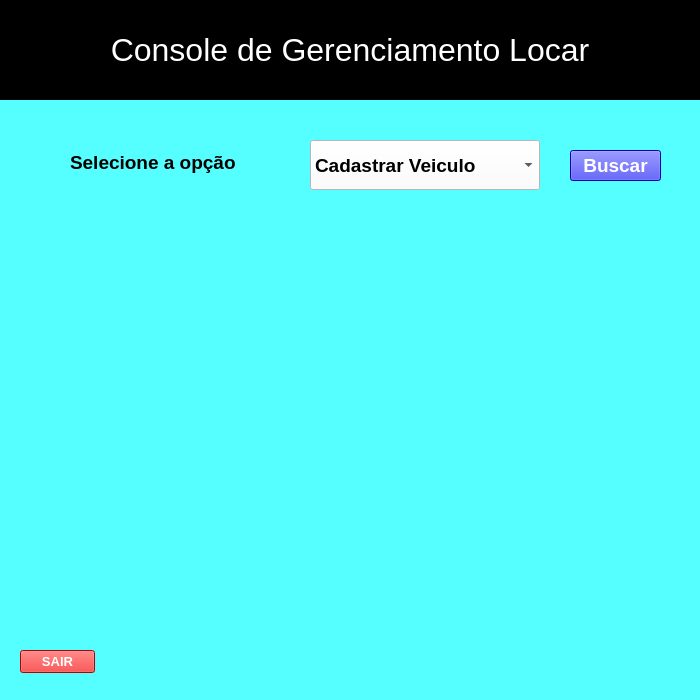
<?xml version="1.0" encoding="UTF-8"?>
<ui version="4.0">
 <class>Locar</class>
 <widget class="QMainWindow" name="Locar">
  <property name="geometry">
   <rect>
    <x>0</x>
    <y>0</y>
    <width>700</width>
    <height>700</height>
   </rect>
  </property>
  <property name="minimumSize">
   <size>
    <width>700</width>
    <height>700</height>
   </size>
  </property>
  <property name="maximumSize">
   <size>
    <width>700</width>
    <height>700</height>
   </size>
  </property>
  <property name="windowTitle">
   <string>Locar</string>
  </property>
  <property name="styleSheet">
   <string notr="true">background-color: rgb(255, 255, 255);
background-color: rgb(85, 255, 255);
</string>
  </property>
  <widget class="QWidget" name="centralwidget">
   <widget class="QLabel" name="subtitulo_console">
    <property name="geometry">
     <rect>
      <x>0</x>
      <y>0</y>
      <width>700</width>
      <height>100</height>
     </rect>
    </property>
    <property name="sizePolicy">
     <sizepolicy hsizetype="Preferred" vsizetype="Preferred">
      <horstretch>0</horstretch>
      <verstretch>0</verstretch>
     </sizepolicy>
    </property>
    <property name="minimumSize">
     <size>
      <width>700</width>
      <height>100</height>
     </size>
    </property>
    <property name="maximumSize">
     <size>
      <width>700</width>
      <height>100</height>
     </size>
    </property>
    <property name="font">
     <font>
      <pointsize>24</pointsize>
     </font>
    </property>
    <property name="styleSheet">
     <string notr="true">background-color: rgb(0, 0, 0);
color: rgb(255, 255, 255);</string>
    </property>
    <property name="lineWidth">
     <number>8</number>
    </property>
    <property name="midLineWidth">
     <number>5</number>
    </property>
    <property name="text">
     <string>Console de Gerenciamento Locar</string>
    </property>
    <property name="textFormat">
     <enum>Qt::PlainText</enum>
    </property>
    <property name="scaledContents">
     <bool>false</bool>
    </property>
    <property name="alignment">
     <set>Qt::AlignCenter</set>
    </property>
   </widget>
   <widget class="QComboBox" name="opcoes_combo_box">
    <property name="geometry">
     <rect>
      <x>310</x>
      <y>140</y>
      <width>230</width>
      <height>50</height>
     </rect>
    </property>
    <property name="minimumSize">
     <size>
      <width>230</width>
      <height>50</height>
     </size>
    </property>
    <property name="maximumSize">
     <size>
      <width>230</width>
      <height>50</height>
     </size>
    </property>
    <property name="font">
     <font>
      <pointsize>14</pointsize>
      <weight>75</weight>
      <bold>true</bold>
     </font>
    </property>
    <property name="layoutDirection">
     <enum>Qt::LeftToRight</enum>
    </property>
    <property name="autoFillBackground">
     <bool>false</bool>
    </property>
    <property name="styleSheet">
     <string notr="true">background-color: rgb(255, 255, 255);</string>
    </property>
    <item>
     <property name="text">
      <string>Cadastrar Veiculo</string>
     </property>
    </item>
    <item>
     <property name="text">
      <string>Cadastrar Reserva</string>
     </property>
    </item>
    <item>
     <property name="text">
      <string>Cadastrar Cliente</string>
     </property>
    </item>
    <item>
     <property name="text">
      <string>Consultar Veiculo</string>
     </property>
    </item>
    <item>
     <property name="text">
      <string>Consultar Reserva</string>
     </property>
    </item>
    <item>
     <property name="text">
      <string>Consultar Cliente</string>
     </property>
    </item>
   </widget>
   <widget class="QPushButton" name="pushButton">
    <property name="geometry">
     <rect>
      <x>570</x>
      <y>150</y>
      <width>91</width>
      <height>31</height>
     </rect>
    </property>
    <property name="font">
     <font>
      <pointsize>14</pointsize>
      <weight>75</weight>
      <bold>true</bold>
     </font>
    </property>
    <property name="styleSheet">
     <string notr="true">background-color: rgb(0, 0, 255);
color: rgb(255, 255, 255);</string>
    </property>
    <property name="text">
     <string>Buscar</string>
    </property>
   </widget>
   <widget class="QLabel" name="texto_selecione_opcao">
    <property name="geometry">
     <rect>
      <x>70</x>
      <y>140</y>
      <width>180</width>
      <height>45</height>
     </rect>
    </property>
    <property name="minimumSize">
     <size>
      <width>180</width>
      <height>45</height>
     </size>
    </property>
    <property name="maximumSize">
     <size>
      <width>160</width>
      <height>45</height>
     </size>
    </property>
    <property name="font">
     <font>
      <pointsize>14</pointsize>
      <weight>75</weight>
      <bold>true</bold>
     </font>
    </property>
    <property name="styleSheet">
     <string notr="true"/>
    </property>
    <property name="text">
     <string>Selecione a opção</string>
    </property>
   </widget>
   <widget class="QPushButton" name="pushButton_2">
    <property name="geometry">
     <rect>
      <x>20</x>
      <y>650</y>
      <width>75</width>
      <height>23</height>
     </rect>
    </property>
    <property name="font">
     <font>
      <pointsize>10</pointsize>
      <weight>75</weight>
      <bold>true</bold>
     </font>
    </property>
    <property name="styleSheet">
     <string notr="true">background-color: rgb(255, 0, 0);
color: rgb(255, 255, 255);
border-color: rgb(255, 0, 255);</string>
    </property>
    <property name="text">
     <string>SAIR</string>
    </property>
   </widget>
   <widget class="QLabel" name="label">
    <property name="geometry">
     <rect>
      <x>230</x>
      <y>270</y>
      <width>251</width>
      <height>301</height>
     </rect>
    </property>
    <property name="text">
     <string/>
    </property>
    <property name="pixmap">
     <pixmap>carro_medio.png</pixmap>
    </property>
   </widget>
   <zorder>label</zorder>
   <zorder>subtitulo_console</zorder>
   <zorder>opcoes_combo_box</zorder>
   <zorder>pushButton</zorder>
   <zorder>texto_selecione_opcao</zorder>
   <zorder>pushButton_2</zorder>
  </widget>
  <widget class="QStatusBar" name="statusbar"/>
 </widget>
 <resources/>
 <connections/>
</ui>
